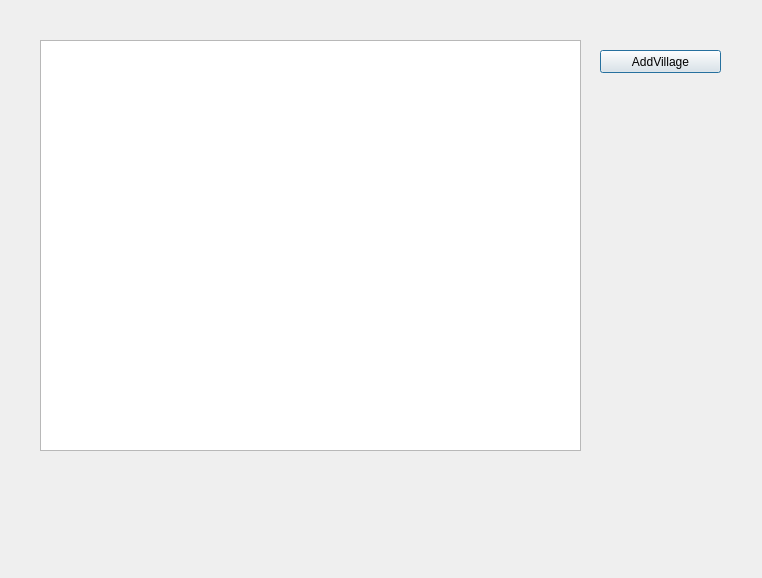
<?xml version="1.0" encoding="UTF-8"?>
<ui version="4.0">
 <class>InputDialog</class>
 <widget class="QDialog" name="InputDialog">
  <property name="geometry">
   <rect>
    <x>0</x>
    <y>0</y>
    <width>762</width>
    <height>578</height>
   </rect>
  </property>
  <property name="windowTitle">
   <string>Dialog</string>
  </property>
  <widget class="QPlainTextEdit" name="plainTextEdit">
   <property name="geometry">
    <rect>
     <x>40</x>
     <y>40</y>
     <width>541</width>
     <height>411</height>
    </rect>
   </property>
  </widget>
  <widget class="QPushButton" name="btnAddDorf">
   <property name="geometry">
    <rect>
     <x>600</x>
     <y>50</y>
     <width>121</width>
     <height>23</height>
    </rect>
   </property>
   <property name="text">
    <string>AddVillage</string>
   </property>
  </widget>
 </widget>
 <resources/>
 <connections/>
</ui>
